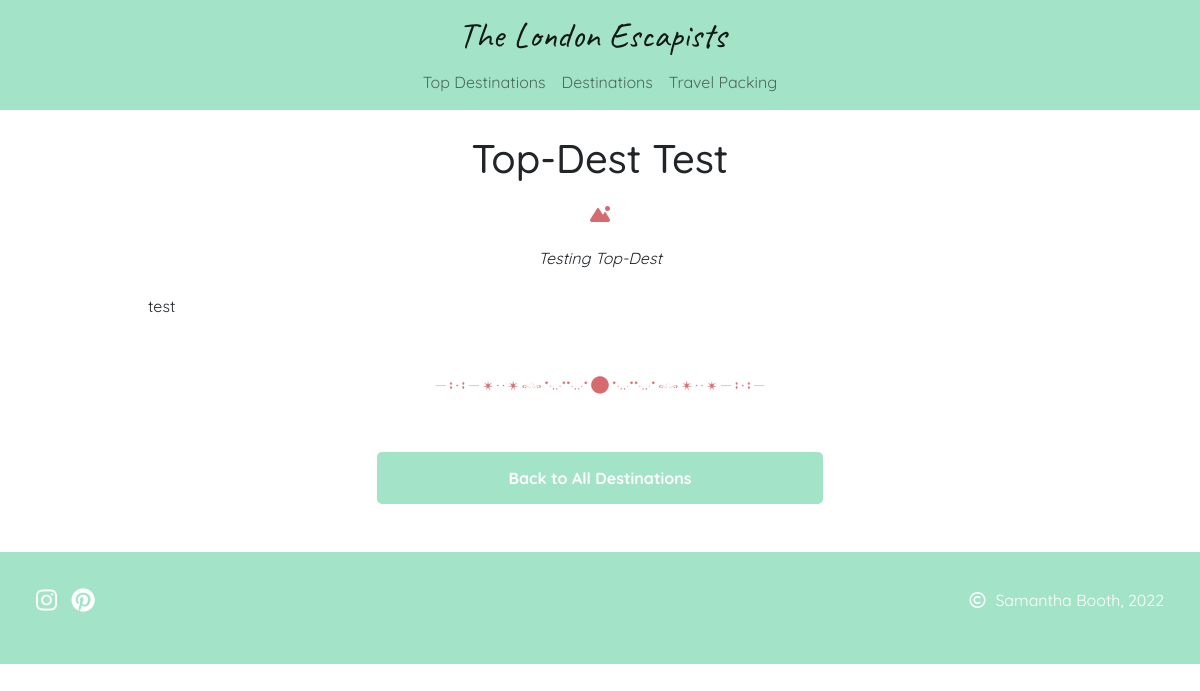
Screenshot of /destinations/top-dest-test/ with the database file from the repository.
### travel_destinations/models.py (models this page shows, shortened)
class Destinations(models.Model):
    destination_image = models.ImageField(null=True, blank=True)
    destination = models.CharField(max_length=50, null=False, blank=False)
    destination_subheading = models.CharField(
        max_length=150, null=False, blank=True)
    created_on = models.DateTimeField(auto_now_add=True)
    updated_on = models.DateTimeField(auto_now=True)
    intro = models.TextField(max_length=1000, blank=True)
    activities = models.TextField(max_length=1000, blank=True)
    activity_image = models.ImageField(null=True, blank=True)
    food = models.TextField(max_length=1000, blank=True)
    food_image = models.ImageField(null=True, blank=True)
    additional_info = models.TextField(max_length=1000, blank=True)
    additional_image = models.ImageField(null=True, blank=True)
    top_destination = models.BooleanField(default=False)
    status = models.IntegerField(choices=STATUS, default=0)
    slug = models.SlugField(max_length=200, unique=True)
    class Meta:
        ordering = ['-created_on']
        """Removes extra 's' from Model name"""
        verbose_name_plural = 'Travel Destinations'

### travel_destinations/views.py (the view)
# urls.py: path("<slug:slug>/", views.DestinationDetail.as_view(), name="destination_details"),
class DestinationDetail(View):
    def get(self, request, slug, *args, **kwargs):
        queryset = Destinations.objects.filter(status=1)
        dest = get_object_or_404(queryset, slug=slug)
        return render(
            request,
            "destination_details.html",
            {
                "dest": dest,
            },
        )

### travel_destinations/templates/destination_details.html (shortened to what this page needs)
{% extends "base.html" %}
{%load static%}
{% block extra_css %}
<link rel="stylesheet" href="{% static 'travel_destinations/css/destinations.css' %}">
{% endblock %}
{% block content %}
<div class="container">
    <h1 class="destination-page-header mb-4 mt-4">{{ dest.destination }}</h1>
    <i class="fa-solid fa-mountain-sun description-icon mb-4"></i>
    <p class="dest-subheading">{{ dest.destination_subheading }}</p>
    <div class="dest-content">
        <p class="dest-content mt-4">{{ dest.intro }}</p>
    </div>
    <div>
        <img src="/media/page-break.png" alt="Page Break Image" class="page-break img-center">
    </div>
    <a class="post-btn mb-5 back-btn" href="{% url 'destinations' %}">Back to All Destinations</a>
</div>
{% endblock %}

### static/css/base.css (style rules this page uses)
html, body { height: 100%; }
body { font-family: 'Quicksand', sans-serif; display: flex; flex-direction: column; }

### travel_destinations/static/travel_destinations/css/destinations.css (style rules this page uses)
.destination-page-header { text-align: center; margin-bottom: 20px; }
.post-btn { display: flex; padding: 0.875em 2em; background: #74d7aea9; color: #fff; transition: background-color 1s; place-content: center; font-weight: bold; border-radius: 5px; text-decoration: none; }
.back-btn { width: 40%; margin: 0 auto; }
.description-icon { display: flex; justify-content: center; color: #D66B6F; }
.dest-subheading { font-style: italic; text-align: center; }
.img-center { display: block; margin-left: auto; margin-right: auto; }
.dest-content { text-align: justify; width: 90%; margin: 0 auto; }
.page-break { width: 30%; }

### rows the page displays
Destinations: destination "Top-Dest Test", destination_subheading "Testing Top-Dest", intro "test"
